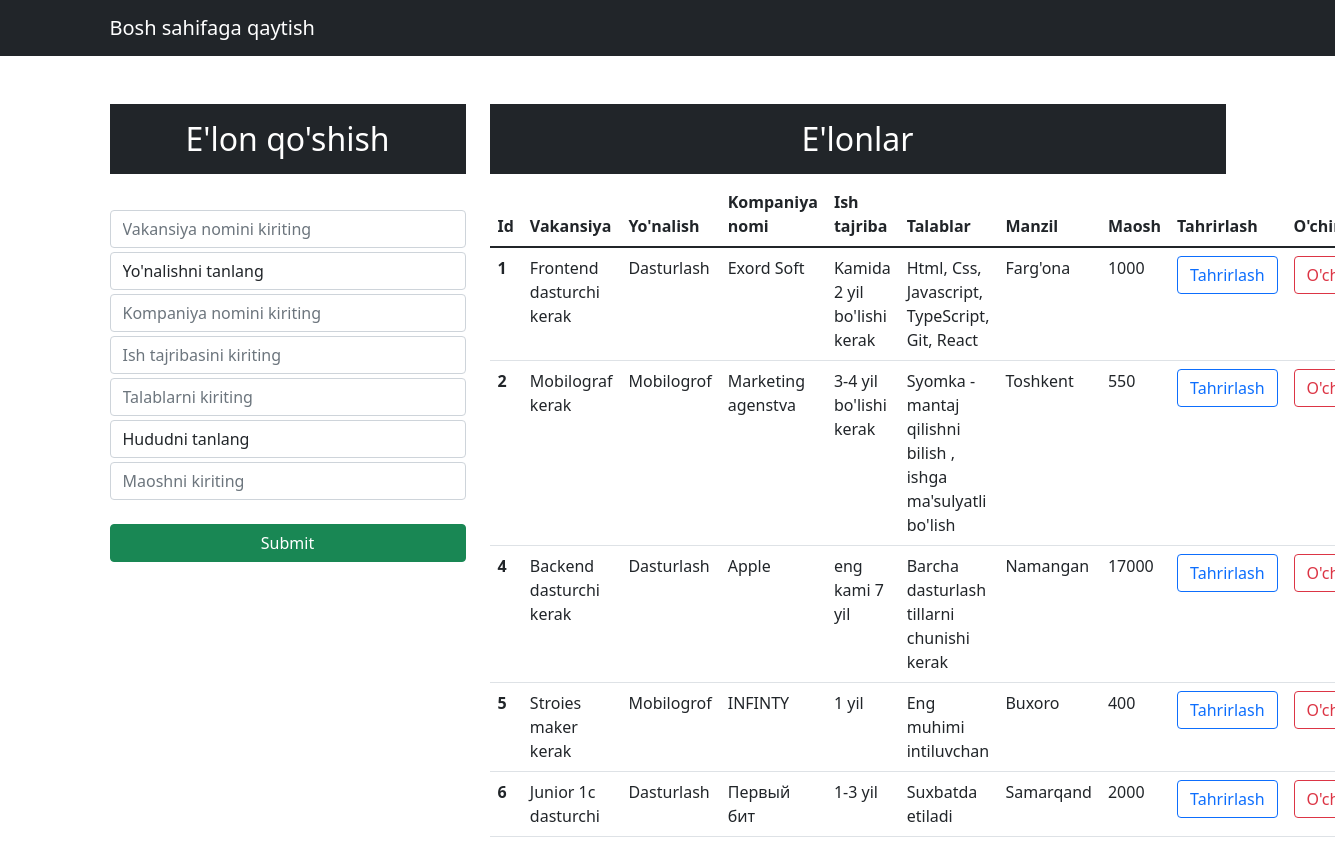
The app's page /insert/ with its own data.
### app/models.py (models this page shows, shortened)
class Vacancy(models.Model):
    name = models.CharField(max_length=100, verbose_name="Vakansiya")
    yonalish = models.ForeignKey(Yonalish, on_delete=models.CASCADE, verbose_name="Yo'nalish")
    company_name = models.CharField(max_length=100, verbose_name="Kompaniya nomi")
    required_work_experience = models.CharField(max_length=100, verbose_name="Ish tajriba")
    requirements = models.TextField(verbose_name="Talablar")
    addres = models.ForeignKey(Area, on_delete=models.CASCADE, verbose_name="Manzil")
    salary = models.IntegerField(verbose_name="Maosh")
    image = models.ImageField(upload_to='img/', verbose_name="Rasm")

class Yonalish(models.Model):
    name = models.CharField(max_length=100, verbose_name="Yo'nalish")
    image = models.ImageField(upload_to='img/', verbose_name="rasm")
    def __str__(self):
        return self.name

class Area(models.Model):
    name = models.CharField(max_length=100, verbose_name='Shahar')
    def __str__(self):
        return self.name

### app/views.py (the view, shortened to what this page needs)
# urls.py: path('insert/', add_vacancy, name="create"),
def add_vacancy(request):
    vacancies = Vacancy.objects.all()
    yonalishlar = Yonalish.objects.all()
    areas = Area.objects.all()
    ctx = {
        'vacancies': vacancies,
        'yonalishlar': yonalishlar,
        'areas': areas
    }
    return render(request,"blog/add.html", context=ctx)

### templates/blog/add.html (shortened to what this page needs)
<!DOCTYPE html>
<html lang="en">
<head>
    <link
            href="https://cdn.jsdelivr.net/npm/bootstrap@5.1.3/dist/css/bootstrap.min.css"
            rel="stylesheet"
    />
</head>
<body>
<nav class="navbar navbar-expand-lg navbar-dark bg-dark">
    <div class="container-md text-center">
        <a class="navbar-brand" href="{% url 'index' %}">Bosh sahifaga qaytish</a>
    </div>
</nav>
<div class="container mt-5">
    <div class="row">
        <div class="col-md-4">
            <h2 class="text-white bg-dark text-center p-3">
                E'lon qo'shish
            </h2>
            <br>
            <form action="{% url 'create' %}" method="post">
                <div class="form-group mt-1">
                    <input
                            type="text"
                            class="form-control"
                            placeholder="Vakansiya nomini kiriting"
                            name="name"
                            required
                    />
                </div>
                <div class="form-group mt-1">
                    <select id="category" class="form-control" name="yonalish" required>
                        <option selected>Yo'nalishni tanlang</option>
                    </select>
                </div>
                <div class="form-group mt-1">
                    <input
                            type="text"
                            class="form-control"
                            placeholder="Kompaniya nomini kiriting"
                            name="company_name"
                            required
                    />
                </div>
                <div class="form-group mt-1">
                    <input
                            type="text"
                            class="form-control"
                            placeholder="Ish tajribasini kiriting"
                            name="required_work_experience"
                            required
                    />
                </div>
                                <div class="form-group mt-1">
                    <input
                            type="text"
                            class="form-control"
                            placeholder="Talablarni kiriting"
                            name="requirements"
                            required
                    />
                </div>
                <div class="form-group mt-1">
                    <select id="category" class="form-control" name="addres" required>
                        <option selected>Hududni tanlang</option>
                    </select>
                </div>
                <div class="form-group mt-1">
                    <input
                            type="integer"
                            class="form-control"
                            placeholder="Maoshni kiriting"
                            name="salary"
                            required
                    />
                </div>
                <br>
                <div class="d-grid gap-2">
                    <button class="btn btn-success" type="submit">Submit</button>
                </div>
            </form>
        </div>
        <div class="col-md-8">
            <h2 class="text-center text-white bg-dark p-3">E'lonlar</h2>
            <table class="table">
                <thead>
                <tr>
                    <th scope="col">Id</th>
                    <th scope="col">Vakansiya</th>
                    <th scope="col">Yo'nalish</th>
                    <th scope="col">Kompaniya nomi</th>
                    <th scope="col">Ish tajriba</th>
                    <th scope="col">Talablar</th>
                    <th scope="col">Manzil</th>
                    <th scope="col">Maosh</th>
                    <th scope="col">Tahrirlash</th>
                    <th scope="col">O'chirish</th>
                </tr>
                </thead>
                <tbody>
                {% for d in vacancies %}
                <tr>
                    <th scope="row">{{d.id}}</th>
                    <td>{{d.name}}</td>
                    <td>{{d.yonalish}}</td>
                    <td>{{d.company_name}}</td>
                    <td>{{d.required_work_experience}}</td>
                    <td>{{d.requirements}}</td>
                    <td>{{d.addres}}</td>
                    <td>{{d.salary}}</td>
                    <td><a type="button" href="/update/{{d.id}}" class="btn btn-outline-primary">Tahrirlash</a></td>
                    <td><a type="button" href="/delete/{{d.id}}" class="btn btn-outline-danger">O'chirish</a></td>
                </tr>
                {% endfor %}
                </tbody>
            </table>
        </div>
    </div>
</div>
</body>
</html>

### records on screen
Vacancy: id "1", name "Frontend dasturchi kerak", yonalish "Dasturlash", company_name "Exord Soft", required_work_experience "Kamida 2 yil bo'lishi kerak", requirements "Html, Css, Javascript, TypeScript, Git, React", addres "Farg'ona", salary "1000"
Vacancy: id "2", name "Mobilograf kerak", yonalish "Mobilogrof", company_name "Marketing agenstva", required_work_experience "3-4 yil bo'lishi kerak", requirements "Syomka - mantaj qilishni bilish , ishga ma'sulyatli bo'lish", addres "Toshkent", salary "550"
Vacancy: id "4", name "Backend dasturchi kerak", yonalish "Dasturlash", company_name "Apple", required_work_experience "eng kami 7 yil", requirements "Barcha dasturlash tillarni chunishi kerak", addres "Namangan", salary "17000"
Vacancy: id "5", name "Stroies maker kerak", yonalish "Mobilogrof", company_name "INFINTY", required_work_experience "1 yil", requirements "Eng muhimi intiluvchan", addres "Buxoro", salary "400"
Vacancy: id "6", name "Junior 1c dasturchi", yonalish "Dasturlash", company_name "Первый бит", required_work_experience "1-3 yil", requirements "Suxbatda etiladi", addres "Samarqand", salary "2000"
